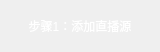
<?xml version="1.0" encoding="UTF-8"?>
<ui version="4.0">
 <class>VhallTechingTip</class>
 <widget class="QWidget" name="VhallTechingTip">
  <property name="geometry">
   <rect>
    <x>0</x>
    <y>0</y>
    <width>160</width>
    <height>52</height>
   </rect>
  </property>
  <property name="minimumSize">
   <size>
    <width>160</width>
    <height>52</height>
   </size>
  </property>
  <property name="maximumSize">
   <size>
    <width>160</width>
    <height>52</height>
   </size>
  </property>
  <property name="windowTitle">
   <string>Form</string>
  </property>
  <property name="styleSheet">
   <string notr="true"/>
  </property>
  <layout class="QGridLayout" name="layout">
   <property name="leftMargin">
    <number>0</number>
   </property>
   <property name="topMargin">
    <number>0</number>
   </property>
   <property name="rightMargin">
    <number>0</number>
   </property>
   <property name="bottomMargin">
    <number>0</number>
   </property>
   <property name="spacing">
    <number>0</number>
   </property>
   <item row="0" column="0">
    <widget class="QLabel" name="label">
     <property name="styleSheet">
      <string notr="true">background-color:transparent;
color:white;
font: 75 10pt &quot;微软雅黑&quot;;</string>
     </property>
     <property name="text">
      <string>步骤1：添加直播源</string>
     </property>
     <property name="alignment">
      <set>Qt::AlignCenter</set>
     </property>
    </widget>
   </item>
  </layout>
 </widget>
 <resources/>
 <connections/>
</ui>
